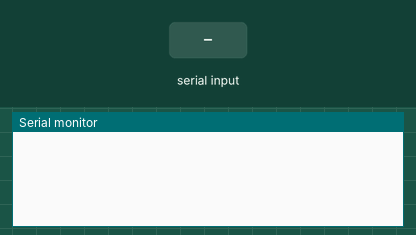
Bench run of a sketch on a simulated Arduino Uno, built with avr-gcc and run on an emulated ATmega328P. Shown: the last lines printed to the serial monitor. The inputs (shaded band) are chosen by the test bench.

Above: at 4.2 s.
4.3 s: "90,45\n" received over Serial
At 5.1 s:
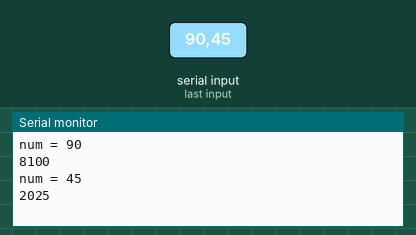
5.8 s: "30,150\n" received over Serial
At 7.9 s:
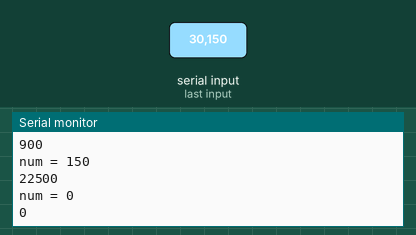
Timing chart, 0 to 9.4 s (numbered marks = the images above; inputs shaded):
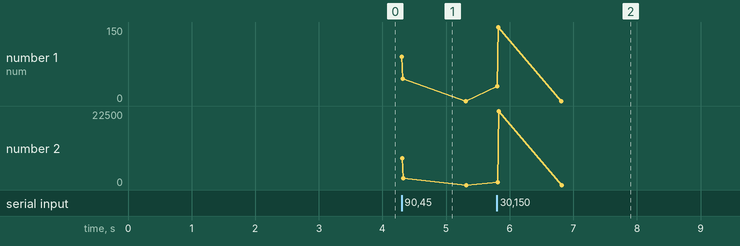

Measured:
- after the input at 4.3 s, the serial monitor: prints a new line at once (image 1)
- after the input at 5.8 s, the serial monitor: prints a new line at once (image 2)

The sketch:

exp5-2.ino
```cpp
int num;
void setup()
{
  Serial.begin(9600);
  delay(3000);
}

void loop()
{
  if ( Serial.available() > 0)
  {
    num = Serial.parseInt();
    Serial.print  ("num = ");
    Serial.println(num);
    Serial.println(num*num);
  }
}
```
